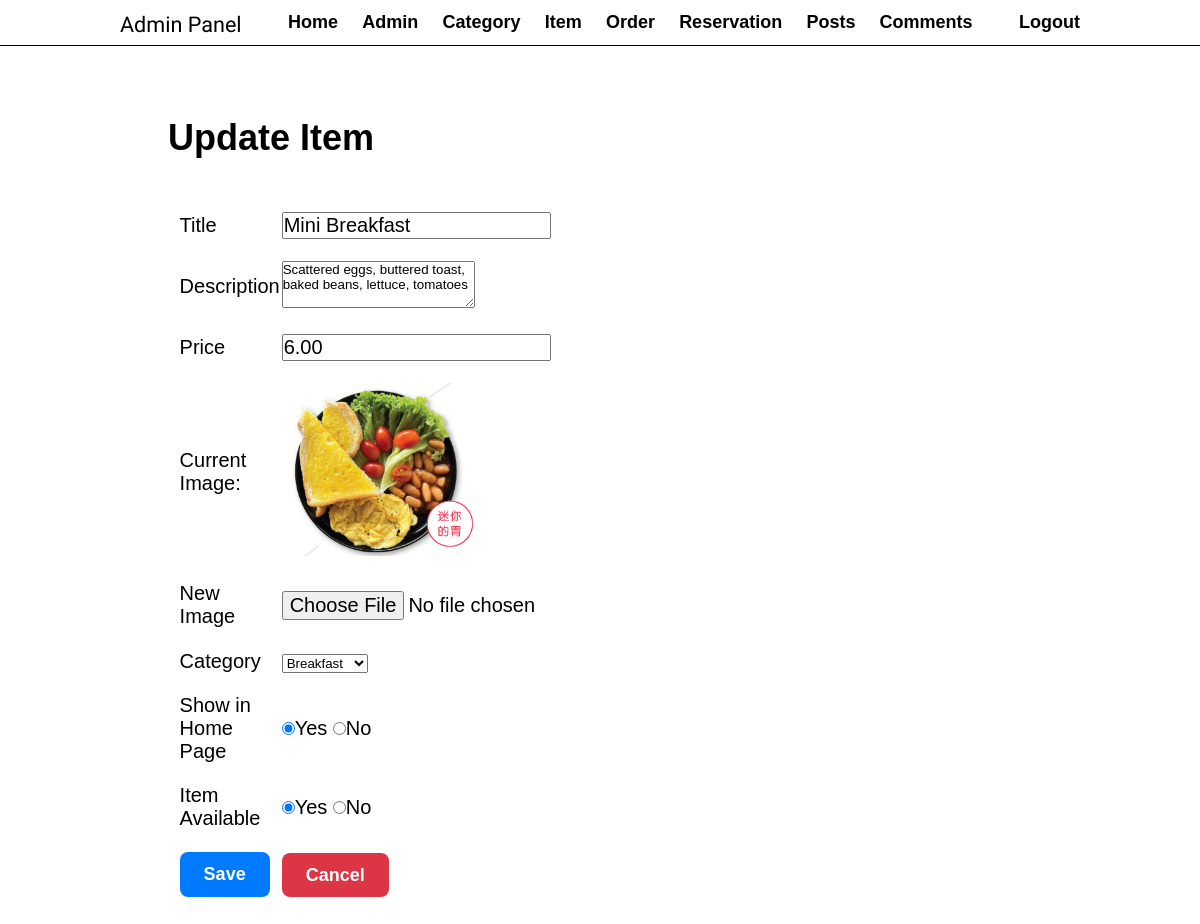
Screenshot of /admin/update-food.php?id=20 (signed in) with the database file from the repository.
### tables this page shows
CREATE TABLE `tbl_food` (
  `id` int(11) UNSIGNED NOT NULL,
  `title` varchar(100) NOT NULL,
  `description` text NOT NULL,
  `price` decimal(10,2) NOT NULL,
  `image_name` varchar(100) NOT NULL,
  `category_id` int(10) UNSIGNED DEFAULT NULL,
  `featured` varchar(10) NOT NULL,
  `active` varchar(10) NOT NULL
);

CREATE TABLE `tbl_category` (
  `id` int(10) UNSIGNED NOT NULL,
  `title` varchar(100) NOT NULL,
  `image_name` varchar(255) NOT NULL,
  `featured` varchar(10) NOT NULL,
  `active` varchar(10) NOT NULL
);

### admin/update-food.php (the view, shortened to what this page needs)
<?php include ("partials/menu.php");
ob_start(); ?>
<div class="main-content">
    <div class="wrapper">
        <h1>Update Item</h1>
        <br><br>
        <?php
        if (isset($_GET['id'])) {
            $id = $_GET['id'];
            try {
                $query = "SELECT * FROM tbl_food WHERE id = $id";
                $stmt = $pdo->prepare($query);
                $stmt->execute();
                $count2 = $stmt->rowCount();
                if ($count2 == 1) {
                    $result2 = $stmt->fetchAll(PDO::FETCH_ASSOC);
                    foreach ($result2 as $row) {
                        $title = $row["title"];
                        $description = $row["description"];
                        $price = $row["price"];
                        $current_image = $row["image_name"];
                        $current_category = $row["category_id"];
                        $featued = $row["featured"];
                        $active = $row["active"];
                    }
                } else {
                    $_SESSION["no-food-found"] = "<div class='failed'>Food not found</div>";
                    header("Location: " . HOMEURL . "admin/manage-food.php");
                    die("");
                }
            } catch (PDOException $e) {
                die($e->getMessage());
            }
        } else {
            header('Location: ' . HOMEURL . 'admin/manage-food.php');
        }
        ?>
        <form action="" method="POST" enctype="multipart/form-data">
            <table class="tbl-30">
                <tr>
                    <td>Title</td>
                    <td>
                        <input type="text" name="title" value="<?php echo $title; ?>">
                    </td>
                </tr>
                <tr>
                    <td>Description</td>
                    <td><textarea name="food_description" cols="22" rows="3"><?php echo $description ?></textarea></td>
                </tr>
                <tr>
                    <td>Price</td>
                    <td><input type="number" name="price" step="0.01" placeholder="RM" value="<?php echo $price ?>">
                    </td>
                </tr>
                <tr>
                    <td>Current Image:</td>
                    <td>
                        <?php if ($current_image != '') {
                            ?>
                            <img src="<?php echo HOMEURL; ?>images/food/<?php echo $current_image ?>" alt="" width="200px">
                        <?php } else {
                            echo "<div class='failed'>Image Not Added</div>";
                        } ?>
                    </td>
                </tr>
                <tr>
                    <td>New Image</td>
                    <td><input type="file" name="image"></td>
                </tr>
                <td>Category</td>
                <td>
                    <select name="category">
                        <?php
                        try {
                            $query = "SELECT * FROM tbl_category WHERE active='Yes'";
                            $stmt = $pdo->prepare($query);
                            $stmt->execute();
                            $count = $stmt->rowCount();
                            if ($count > 0) {
                                $result = $stmt->fetchAll(PDO::FETCH_ASSOC);
                                foreach ($result as $row) {
                                    $category_id = $row["id"];
                                    $title = $row["title"];
                                    ?>
                                    <option <?php if ($current_category == $category_id) {
                                        echo "selected ";
                                    } ?>value="<?php echo $category_id ?>">
                                        <?php echo $title ?>
                                    </option>
                                    <?php
                                }
                            } else {
                                ?>
                                <option value="0">No Category Found</option>
                                <?php
                            }
                        } catch (PDOException $e) {
                            die($e->getMessage());
                        }
                        ?>
                    </select>
                </td>
                <tr>
                    <td>Show in Home Page</td>
                    <td>
                        <input <?php if ($featued == 'Yes') {
                            echo "checked";
                        } ?> type="radio" name="featured"
                            value="Yes">Yes
                        <input <?php if ($featued == 'No') {
                            echo "checked";
                        } ?> type="radio" name="featured"
                            value="No">No
                    </td>
                </tr>
                <tr>
                    <td>Item Available</td>
                    <td>
                        <input <?php if ($active == 'Yes') {
                            echo "checked";
                        } ?> type="radio" name="active"
                            value="Yes">Yes
                        <input <?php if ($active == 'No') {
                            echo "checked";
                        } ?> type="radio" name="active" value="No">No
                    </td>
                </tr>
                <tr>
                    <td>
                        <input type="submit" name="submit" value="Save" class='btn-secondary'
                            style="padding: 12px 24px; font-size: 18px; border-radius: 8px; border: none; transition: opacity 0.3s; background-color: #007bff;"
                            onmouseover="this.style.opacity='0.8'" onmouseout="this.style.opacity='1'">
                    </td>
                    <td>
                        <a href="<?php echo HOMEURL ?>admin/manage-food.php" class='btn-danger link-no-deco'
                            style="padding: 12px 24px; font-size: 18px; border-radius: 8px; border: none; transition: opacity 0.3s; background-color: #dc3545;"
                            onmouseover="this.style.opacity='0.8'" onmouseout="this.style.opacity='1'">Cancel</a>
                    </td>
                </tr>
            </table>
        </form>
    </div>
</div>

### css/admin.css (style rules this page uses)
* { margin: 0 0; padding: 0 0; font-family: Arial, Helvetica, sans-serif; }
.wrapper { padding: 1%; width: 80%; margin: 0 auto; font-size: large; }
.link-no-deco { text-decoration: none; }
.tbl-30 { width: 40%; font-size: 20px; }
table tr td { padding: 2%; }
table tr td input { font-size: 20px; }
.btn-secondary { background-color: #29aae6; font-weight: bold; color: #ffffff; padding: 0.5%; border: none; }
.btn-danger { background-color: #ff6b81; color: white; font-weight: bold; padding: 0.5%; }
.main-content { padding: 5% 5%; margin: 0%; background-color: #ffffff; }

### rows the page displays
tbl_food: title "Mini Breakfast", food_description "Scattered eggs, buttered toast, baked beans, lettuce, tomatoes", price "6.00", image_name (picture), category "Breakfast", featured "☑", active "☑"
